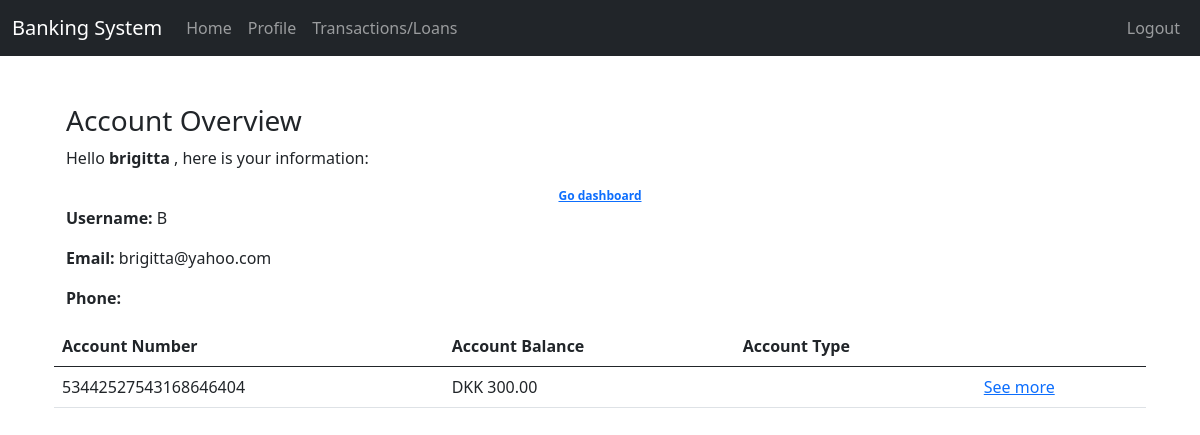
Page /account/ (signed in) on the earlier database version.
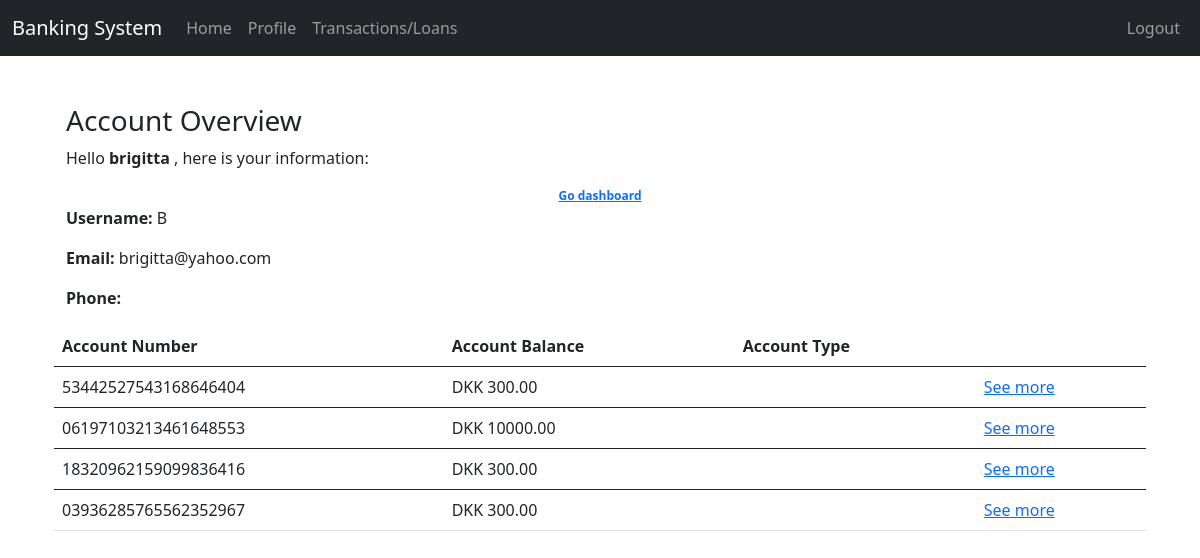
Same page on the later database version.
### accounts_app_account/models.py (models this page shows, shortened)
class Account(models.Model):
    account_user_fk = models.ForeignKey(Profile, on_delete=models.PROTECT)
    account_number = models.CharField(max_length=20, null=False)
    account_balance = models.DecimalField(decimal_places=2,max_digits=7, default=0)

### accounts_app_account/views.py (the view)
# urls.py: path('', views.accounts_view, name='index'),
def accounts_view(request):
    user = request.user
    profile = Profile.objects.get(user=user)
    user_account = Account.objects.filter(account_user_fk=profile)
    context = {
        "user": user,
        "user_accounts": user_account,
    }
    return render(request, "accounts_app_account/account.html", context)

### accounts_app_account/templates/accounts_app_account/account.html (shortened to what this page needs)
{% extends "auth_app/base.html" %}
{% block content %}
    <h3> Account Overview</h3>
    <p>Hello <b>  {{ user }} </b> , here is your information: </p>
    <small class="badge badge-pill badge-primary"> <a href="/auth/dashboard" > Go dashboard</a></small>
    <div>
        <p> <b> Username:</b> {{user.first_name}} </p>
        <p> <b> Email: </b>  {{user.email}}</p>
        <p> <b> Phone: </b> {{customer.customer_phone_number}} </p>
    </div>
    <table class="table">
        <thead>
            <tr>
              <th scope="col">Account Number</th>
              <th scope="col">Account Balance</th>
              <th scope="col"> Account Type </th>
              <th scope="col">  </th>
            </tr>
          </thead>
            {% for account in user_accounts %}
            <tbody>
                <tr>
                  <td>{{  account.account_number }}</td>
                  <td> DKK {{account.account_balance}}</td>
                  <td> {{customer.customer_rank}} </td>
                  <td> <a href=""> See more </a> </td>
                </tr>
            </tbody>
            {% endfor %}
{% endblock %}

### auth_app/templates/auth_app/base.html (shortened to what this page needs)
<!DOCTYPE html>
<html lang="en">
<head>
  <link href="https://cdn.jsdelivr.net/npm/bootstrap@5.0.0-beta2/dist/css/bootstrap.min.css" rel="stylesheet">
</head>
<body>
  <nav class="navbar navbar-expand-lg navbar-dark bg-dark">
    <div class="container-fluid">
      <a class="navbar-brand" href="{% url 'auth_app:dashboard' %}">Banking System</a>
      <div class="collapse navbar-collapse justify-content-between" id="navbarNav">
        <ul class="navbar-nav">
          <li class="nav-item">
            <a class="nav-link" aria-current="page"  href="{% url 'auth_app:dashboard' %}">Home</a>
          </li>
          {% if not request.session.is_staff %}
          {% if request.session.username %}
          <li class="nav-item">
            <a class="nav-link" href="{% url 'accounts_app_account:index' %}"> Profile </a>
          </li>
          <li class="nav-item">
            <a class="nav-link" href="{% url 'transaction_app:index' %}"> Transactions/Loans</a>
          </li>
          {% endif %}
          {% endif %}
        </ul>
        <ul class="nav navbar-nav">
          {% if request.session.username %}
          <li class="nav-item">
              <a class="nav-link" href="{% url 'auth_app:logout' %}">Logout</a>
          </li>
          {% endif %}
        </ul>
      </div>
    </div>
  </nav>
    <div class='container mt-5 mx-auto row'>
        {% block content %}
        {% endblock %}
    </div>
</body>
</html>

Differences in the rows shown:
added Account: account_number "06197103213461648553", account_balance "10000.00"
added Account: account_number "18320962159099836416", account_balance "300.00"
added Account: account_number "03936285765562352967", account_balance "300.00"
